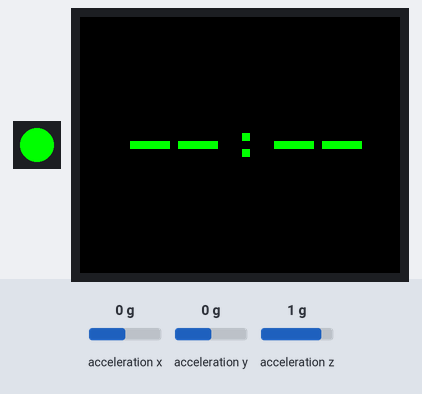
Bench run of a program on a simulated ESP32-C3. Parts: 1 RGB LEDs in strip order, left to right, 160×128 colour display. Inputs (shaded band) come from the test bench; at power-on: acceleration z 1 g, acceleration x 0 g, acceleration y 0 g. WiFi joins after 1.5 s; servers stay silent unless stated; the local clock reads 2024-03-15 10:24:30 at power-on unless the program sets it; EEPROM starts erased; not simulated (calls return 0 or success): secrets.h; what the program prints to the serial monitor is not drawn.

Above: at 2.4 s.
At 5.2 s:
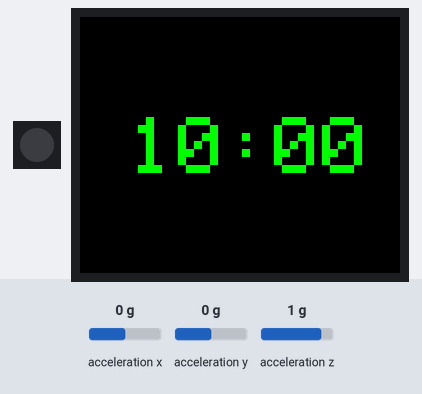
5.3 s: acceleration z set to -1.4 g
At 6.9 s:
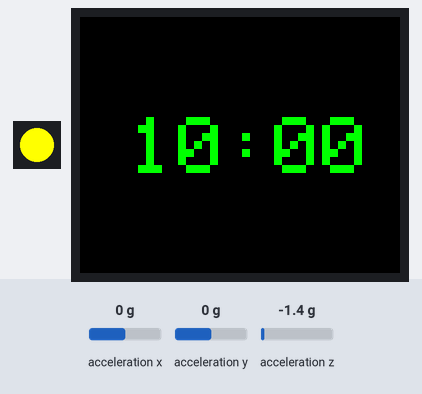
8.3 s: acceleration z set to -0.8 g
At 9.6 s:
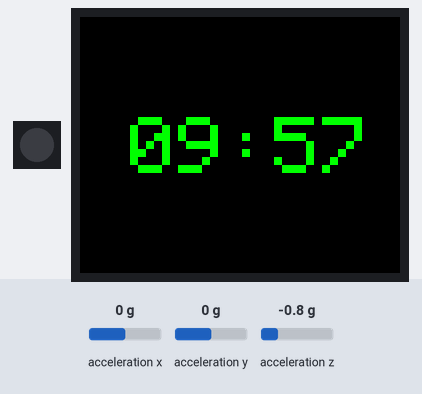
Timing chart, 0 to 11.3 s (numbered marks = the images above; inputs shaded):
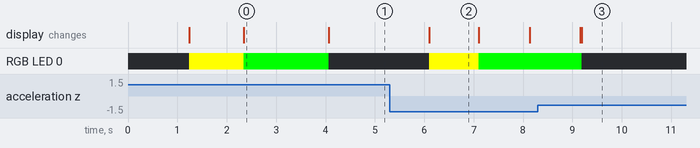

Measured:
- after the input at 5.3 s, RGB LED 0: off → RGB(255, 255, 0) after 0.81 s, → RGB(0, 255, 0) 1.0 s later
- what the display in image 0 shows lasts 1.8 s, from 2.3 s to 4.1 s
- what the display in image 2 shows lasts 1.0 s, from 6.1 s to 7.1 s

The program:

main.cpp
```cpp
/*
 * Digital Hourglass - ESP32-C3 with Multiple SPI Devices
 *
 * Devices on FSPI Bus:
 * - ST7735 Display (CS GPIO10)
 * - MFRC522 RFID (CS GPIO8)
 * - MPU6500 IMU (CS GPIO9)
 *
 * Features: Countdown counter displayed on TFT screen
 */
#include "Arduino.h"
#include <SPI.h>
#include <Wire.h>
#include <Adafruit_GFX.h>
#include <Adafruit_ST7735.h>
#include <Adafruit_NeoPixel.h>
#include <MFRC522.h>
#include <MPU6500_WE.h>

 // Mainly for time synchronization
#include <WiFi.h>
#include <ezTime.h>

// Persistent storage
#include <Preferences.h>

//WIFI_SSID, SSID_PSK
#include "secrets.h"

// ==========================================
// Pins Configuration (ESP32-C3-Zero)
// ==========================================
#define SPI_MISO 2
#define SPI_MOSI 7
#define SPI_SCLK 6

// Chip Select Pins
#define TFT_CS_PIN 5
#define RFID_CS_PIN 0

// Display Control Pins
#define TFT_DC_PIN 4
#define TFT_RST_PIN 3

// RFID Control Pins
#define RFID_RST_PIN 1

// I2C Pins for MPU6500
#define I2C_SDA 8
#define I2C_SCL 9
#define MPU6500_ADDR 0x68

// NeoPixel (onboard Adafruit LED) pin
#define NEOPIXEL_PIN 10

// Countdown defines
#define TRIGGER_ANGLE 60.0  // Degrees of tilt to start countdown

#define DAILY_TIME 600 // Default viewing time per day in seconds

// ==========================================
// Types
// ==========================================
typedef enum CountdownState {
  COUNTDOWN_ACTIVE,
  COUNTDOWN_STOPPED
} countdownState_t;


// ==========================================
// Device Instances
// ==========================================
// Adafruit ST7735 instance (CS, DC, RST)
Adafruit_ST7735 tft = Adafruit_ST7735(TFT_CS_PIN, TFT_DC_PIN, TFT_RST_PIN);

// NeoPixel instance (single LED)
Adafruit_NeoPixel pixels = Adafruit_NeoPixel(1, NEOPIXEL_PIN, NEO_GRB + NEO_KHZ800);

// MFRC522 (SPI with CS on GPIO0)
MFRC522 mfrc522(RFID_CS_PIN, RFID_RST_PIN);

// MPU6500 (I2C on GPIO8/GPIO9)
MPU6500_WE imu = MPU6500_WE(MPU6500_ADDR);

Preferences prefs;

// ==========================================
// Global Variables
// ==========================================
static uint32_t lastUpdateTime = 0;
static int32_t countdownValue = DAILY_TIME;  // Start at 600 seconds (10 minutes)
static uint32_t lastDayOfYear = 0;

struct RfidCooldownEntry {
  byte uid[10];
  byte uidSize;
  uint32_t lastActionTime;
};

static RfidCooldownEntry rfidCooldowns[8] = {0};
static const uint32_t RFID_COOLDOWN_MS = 30000;

static countdownState_t countdownState = COUNTDOWN_STOPPED;

// ==========================================
// Function Declarations
// ==========================================
void initializeSPI();
void initializeDisplay();
void initializeRFID();
void initializeIMU();
void updateCountdownDisplay();
void handleRFID();
void handleMPU();
void handleTimeChange();
void countdownActive();
void countdownStopped();

// ==========================================
// Setup Function
// ==========================================
void setup()
{
  Serial.begin(115200);
  delay(1000); // Wait for serial to initialize
  while (!Serial);

  Serial.println("\n\nDigital Hourglass Starting...");

  // Initialize NeoPixel
  pixels.begin();
  pixels.fill(pixels.Color(255, 0, 0), 0, 1);
  pixels.show();

  // Initialize SPI Bus
  initializeSPI();

  // Initialize Display
  initializeDisplay();
  pixels.fill(pixels.Color(0, 0, 255), 0, 1);
  pixels.show();

  // Initialize RFID
  initializeRFID();
  pixels.fill(pixels.Color(255, 255, 0), 0, 1);
  pixels.show();

  // Initialize IMU
  initializeIMU();
  pixels.fill(pixels.Color(0, 255, 0), 0, 1);
  pixels.show();

  Serial.println("All devices initialized successfully!");

  // Initialize WiFi
  WiFi.mode(WIFI_STA);
  WiFi.setTxPower(WIFI_POWER_8_5dBm);
  WiFi.begin(WIFI_SSID, SSID_PSK);
  setDebug(INFO);
  waitForSync();

  Serial.println();
  Serial.println("UTC:             " + UTC.dateTime());
  Serial.println("Day of Year:     " + String(dayOfYear()));

  // Setup persistent storage
  prefs.begin("hourglass", false);
  countdownValue = prefs.getInt("countdown", DAILY_TIME);  // Default to 600 seconds if not set
  lastDayOfYear = prefs.getUInt("dayOfYear", dayOfYear());
  updateCountdownDisplay();

  // Set initial display update time
  lastUpdateTime = millis();

  // Set NeoPixel to Off
  pixels.fill(pixels.Color(0, 0, 0), 0, 1);
  pixels.show();
}

// ==========================================
// Main Loop
// ==========================================
void loop()
{

  switch (countdownState)
  {
  case COUNTDOWN_STOPPED:
    countdownStopped();
    break;
  case COUNTDOWN_ACTIVE:
    // Countdown logic handled below
    countdownActive();
    break;
  default:
    countdownState = COUNTDOWN_STOPPED;
    break;
  }

  //check RFID Tags
  handleRFID();

  //Check MPU
  handleMPU();

  //handle Time change
  handleTimeChange();

  delay(100);
}

// ==========================================
// Initialization Functions
// ==========================================

void initializeSPI()
{
  Serial.println("Initializing SPI Bus (FSPI)...");

  // Configure SPI bus (using FSPI)
  SPI.begin(SPI_SCLK, SPI_MISO, SPI_MOSI, RFID_CS_PIN);

  // Set up chip select pins as outputs
  pinMode(TFT_CS_PIN, OUTPUT);
  pinMode(RFID_CS_PIN, OUTPUT);

  // Ensure all CS pins are high (inactive)
  digitalWrite(TFT_CS_PIN, HIGH);
  digitalWrite(RFID_CS_PIN, HIGH);

  Serial.println("SPI Bus initialized");
}

void initializeDisplay()
{
  Serial.println("Initializing TFT Display...");

  // Initialize Adafruit ST7735 (use a common init for ST7735R)
  tft.initR(INITR_BLACKTAB);
  tft.setRotation(3);
  tft.fillScreen(ST77XX_BLACK);

  // Clear the counter area (save bandwidth by only updating needed area)
  tft.fillRect(15, 60, 100, 40, ST77XX_BLACK);

  // Draw large counter
  tft.setTextColor(ST77XX_GREEN, ST77XX_BLACK);
  tft.setTextSize(4);
  tft.setCursor(25, 50);
  tft.println("--:--");

  Serial.println("Display initialized");
}

void initializeRFID()
{
  Serial.println("Initializing MFRC522 RFID...");

  mfrc522.PCD_Init();

  // Dump version to serial (will also attempt SPI comms)
  mfrc522.PCD_DumpVersionToSerial();

  Serial.println("RFID initialized");
}

void initializeIMU()
{
  Serial.println("Initializing MPU6500 IMU (I2C)...");

  // Initialize I2C bus BEFORE device initialization
  Wire.begin(I2C_SDA, I2C_SCL, 400000);  // Start I2C with 400kHz clock
  delay(100);

  // Initialize MPU6500
  if (!imu.init())
  {
    Serial.println("ERROR: MPU6500 initialization failed!");
  }
  else
  {
    Serial.println("MPU6500 initialization successful");

    Serial.println("Position you MPU6500 flat and don't move it - calibrating...");
    delay(1000);
    imu.autoOffsets();
    Serial.println("Done!");

  }

  Serial.println("IMU initialized");
}

// ==========================================
// Display Update Function
// ==========================================

void updateCountdownDisplay()
{
  // Convert countdown seconds to MM:SS format
  char timeStr[16];
  int32_t minutes = countdownValue / 60;
  int32_t seconds = countdownValue % 60;

  snprintf(timeStr, sizeof(timeStr), "%02d:%02d", minutes, seconds);

  // Clear the counter area (save bandwidth by only updating needed area)
  tft.fillRect(0, 0, 160, 80, ST77XX_BLACK);

  // Draw counter
  tft.setTextColor(ST77XX_GREEN, ST77XX_BLACK);
  tft.setTextSize(4);
  tft.setCursor(25, 50);
  tft.println(timeStr);
}

// ==========================================
// Handle RFID Tags
// ==========================================
void handleRFID() {
  // Check for RFID cards
  if (mfrc522.PICC_IsNewCardPresent() && mfrc522.PICC_ReadCardSerial())
  {
    Serial.print("Card UID: ");
    for (byte i = 0; i < mfrc522.uid.size; i++)
    {
      Serial.print(mfrc522.uid.uidByte[i] < 0x10 ? " 0" : " ");
      Serial.print(mfrc522.uid.uidByte[i], HEX);
    }
    Serial.println();

    // Tag cooldown check: prevent same tag repeat add/sub within 30s
    uint32_t now = millis();
    int cooldownIndex = -1;
    for (int i = 0; i < 8; i++) {
      if (rfidCooldowns[i].uidSize == mfrc522.uid.size &&
          memcmp(rfidCooldowns[i].uid, mfrc522.uid.uidByte, mfrc522.uid.size) == 0) {
        cooldownIndex = i;
        break;
      }
    }

    if (cooldownIndex >= 0 && (now - rfidCooldowns[cooldownIndex].lastActionTime) < RFID_COOLDOWN_MS) {
      Serial.println(F("RFID command ignored, still in cooldown window."));
      mfrc522.PICC_HaltA();
      mfrc522.PCD_StopCrypto1();
      return;
    }

    // NDEF data sector key
    MFRC522::MIFARE_Key key;
    key.keyByte[0] = 0xD3;
    key.keyByte[1] = 0xF7;
    key.keyByte[2] = 0xD3;
    key.keyByte[3] = 0xF7;
    key.keyByte[4] = 0xD3;
    key.keyByte[5] = 0xF7;

    bool foundValidPayload = false;
    String foundPayload;

    // NDEF data is in sector 1 (blocks 4-6), authenticate with block 4
    MFRC522::StatusCode authStatus = mfrc522.PCD_Authenticate(MFRC522::PICC_CMD_MF_AUTH_KEY_A, 4, &key, &(mfrc522.uid));

    if (authStatus == MFRC522::STATUS_OK)
    {
      // Read blocks 4, 5, 6 in sector 1
      for (byte block = 4; block <= 6 && !foundValidPayload; block++)
      {
        byte buffer[18] = {0};
        byte size = sizeof(buffer);

        if (mfrc522.MIFARE_Read(block, buffer, &size) != MFRC522::STATUS_OK)
          continue;

        String payload = String((char*)buffer);
        payload.trim();

        int cmdIdx = payload.indexOf("ADD");
        if (cmdIdx < 0) cmdIdx = payload.indexOf("SUB");
        if (cmdIdx >= 0 && cmdIdx + 4 <= (int)payload.length())
        {
          foundValidPayload = true;
          foundPayload = payload.substring(cmdIdx, cmdIdx + 4);
        }
      }
      mfrc522.PCD_StopCrypto1();
    }
    else
    {
      Serial.println("RFID auth FAIL");
    }


    if (foundValidPayload)
    {
      Serial.printf("RFID payload parsed: %s\n", foundPayload.c_str());
      char action = foundPayload.charAt(2);
      char c = foundPayload.charAt(3);

      if (c >= '1' && c <= '9')
      {
        int32_t deltaSeconds = (int32_t)(c - '0') * 60;

        if (foundPayload.startsWith("ADD"))
        {
          countdownValue += deltaSeconds;
          Serial.printf("RFID command %s -> +%d min (%d sec)\n", foundPayload.c_str(), c - '0', deltaSeconds);
        }
        else if (foundPayload.startsWith("SUB"))
        {
          countdownValue -= deltaSeconds;
          if (countdownValue < 0) countdownValue = 0;
          Serial.printf("RFID command %s -> -%d min (%d sec)\n", foundPayload.c_str(), c - '0', deltaSeconds);
        }

        // Record last successful operation for this tag
        if (cooldownIndex < 0) {
          // find empty slot or overwrite oldest
          uint32_t oldest = UINT32_MAX;
          int oldestIndex = 0;
          for (int i = 0; i < 8; i++) {
            if (rfidCooldowns[i].uidSize == 0) {
              cooldownIndex = i;
              break;
            }
            if (rfidCooldowns[i].lastActionTime < oldest) {
              oldest = rfidCooldowns[i].lastActionTime;
              oldestIndex = i;
            }
          }
          if (cooldownIndex < 0) {
            cooldownIndex = oldestIndex;
          }
          rfidCooldowns[cooldownIndex].uidSize = mfrc522.uid.size;
          memcpy(rfidCooldowns[cooldownIndex].uid, mfrc522.uid.uidByte, mfrc522.uid.size);
        }

        rfidCooldowns[cooldownIndex].lastActionTime = now;

        prefs.putInt("countdown", countdownValue);
        updateCountdownDisplay();
      }
      else
      {
        Serial.printf("RFID payload invalid minute digit: %s\n", foundPayload.c_str());
      }
    }
    else
    {
      Serial.println(F("No ADDX/SUBX payload found; no countdown adjustment."));
    }

    mfrc522.PICC_HaltA();
    mfrc522.PCD_StopCrypto1();
  }
}

// ==========================================
// Handle MPU
// ==========================================
void handleMPU() {
  static const int32_t mpuPeriod = 1000;
  static uint32_t previousMillis = 0;

  xyzFloat angles = imu.getAngles();
  //xyzFloat accel = imu.getCorrectedAccRawValues();  // Get raw acceleration

  if (millis() - previousMillis >= mpuPeriod) {
    Serial.printf("Angles - X: %.2f  Y: %.2f  Z: %.2f\n", angles.x, angles.y, angles.z);
    //Serial.printf("Accel - X: %.2f  Y: %.2f  Z: %.2f\n", accel.x, accel.y, accel.z);

    bool isFlipped = (angles.z <= -TRIGGER_ANGLE);

    if (isFlipped) {
      // Normal tilt - start countdown
      if (countdownState != COUNTDOWN_ACTIVE) {
        Serial.println("Device tilted - starting countdown");
        countdownState = COUNTDOWN_ACTIVE;

        // Rotate display 180 degrees to indicate active state
        tft.setRotation(1);

        // Set NeoPixel to Yellow
        pixels.fill(pixels.Color(255, 255, 0), 0, 1);
        pixels.show();
      }
    } else {
      // Either not tilted OR flipped
      if (countdownState != COUNTDOWN_STOPPED) {
        Serial.println("Countdown stopped");
        countdownState = COUNTDOWN_STOPPED;

        // Rotate display back to default orientation
        tft.setRotation(3);

        // Set NeoPixel to Off
        pixels.fill(pixels.Color(0, 0, 0), 0, 1);
        pixels.show();
      }
    }
    previousMillis = millis();
  }
}
#if 0
void handleMPU() {
  static const int32_t mpuPeriod = 1000;
  static uint32_t previousMillis = 0;
  // Read sensor data from MPU9250
  xyzFloat angles = imu.getAngles();          // Get angles in degrees

  float mpuTemp = imu.getTemperature();

  // Display sensor data every mpuPeriod, non-blocking
  if (millis() - previousMillis >= mpuPeriod) {
    Serial.print("Angles X: ");
    Serial.print(angles.x);
    Serial.print("\tAngles Y: ");
    Serial.print(angles.y);
    Serial.print("\tAngles Z: ");
    Serial.print(angles.z);
    Serial.println(" Degrees");

    Serial.print("Temp: ");
    Serial.print(mpuTemp);
    Serial.println(" C\n");

    previousMillis = millis();

    if (angles.y >= TRIGGER_ANGLE) {
      if (countdownState != COUNTDOWN_ACTIVE)
      {
        Serial.println("Device tilted forward - starting countdown");
        countdownState = COUNTDOWN_ACTIVE;

        // Rotate display 180 degrees to indicate active state
        tft.setRotation(3);

        // Set NeoPixel to Yellow
        pixels.fill(pixels.Color(255, 255, 0), 0, 1);
        pixels.show();
      }
    }
    else {
      if (countdownState != COUNTDOWN_STOPPED)
      {
        Serial.println("Device tilted backward - stopping countdown");
        countdownState = COUNTDOWN_STOPPED;

        // Rotate display back to default orientation
        tft.setRotation(1);

        // Turn Neopixel off
        pixels.fill(pixels.Color(0, 0, 0), 0, 1);
        pixels.show();
      }
    }
  }
}
#endif

// ==========================================
// Handle Time Change
// ==========================================
void handleTimeChange() {
  static uint32_t lastCheckedTime = 0;
  uint32_t currentTime = millis();
  if (currentTime - lastCheckedTime > 3600000 || lastCheckedTime == 0)
  {
    lastCheckedTime = currentTime;
    uint32_t currentDayOfYear = dayOfYear();
    if (currentDayOfYear != lastDayOfYear)
    {
      Serial.println("Day of year changed - resetting countdown");
      int32_t countdownValueMem = prefs.getInt("countdown", DAILY_TIME);
      if (countdownValueMem > DAILY_TIME) {
        // There was a reward still applied
        countdownValue = countdownValueMem;
      }
      else {
        countdownValue = DAILY_TIME; // Reset countdown to daily default (negative penalties don't carry over)
      }
      updateCountdownDisplay();
      lastDayOfYear = currentDayOfYear;
      prefs.putInt("countdown", countdownValue);
      prefs.putUInt("dayOfYear", lastDayOfYear);
    }
  }
}

// ==========================================
// Countdown Functions
// ==========================================
void countdownActive() {
  static uint32_t lastSavedTime = 0;
  uint32_t currentTime = millis();
  // Update countdown every 1000ms (1 second)
  if (currentTime - lastUpdateTime >= 1000)
  {
    countdownValue -= (currentTime - lastUpdateTime) / 1000;
    lastUpdateTime = currentTime;

    // Leave Countdown at 0, set LED to red
    if (countdownValue < 0)
    {
      countdownValue = 0;
      pixels.fill(pixels.Color(255, 0, 0), 0, 1);
      pixels.show();
    }
    else
    {
      pixels.fill(pixels.Color(0, 255, 0), 0, 1);
      pixels.show();
    }

    updateCountdownDisplay();

    if (currentTime - lastSavedTime >= 60000) // Save every 60 seconds
    {
      prefs.putInt("countdown", countdownValue);
      lastSavedTime = currentTime;
    }
  }
}

void countdownStopped() {
  static int32_t lastCountdownValue = countdownValue;
  if (countdownValue != lastCountdownValue)
  {
    lastCountdownValue = countdownValue;
    updateCountdownDisplay();

    prefs.putInt("countdown", countdownValue);
    prefs.putUInt("dayOfYear", dayOfYear());
  }
  lastUpdateTime = millis();
}
```
